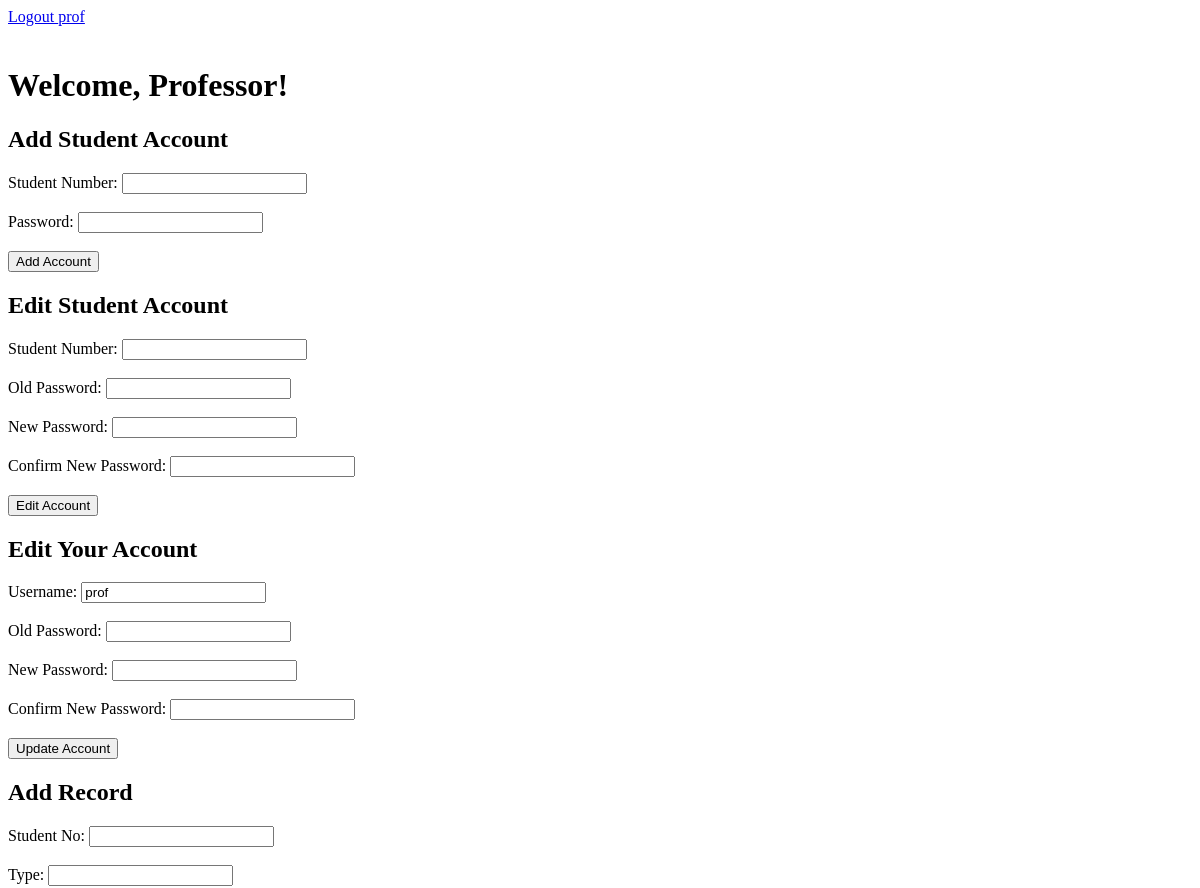
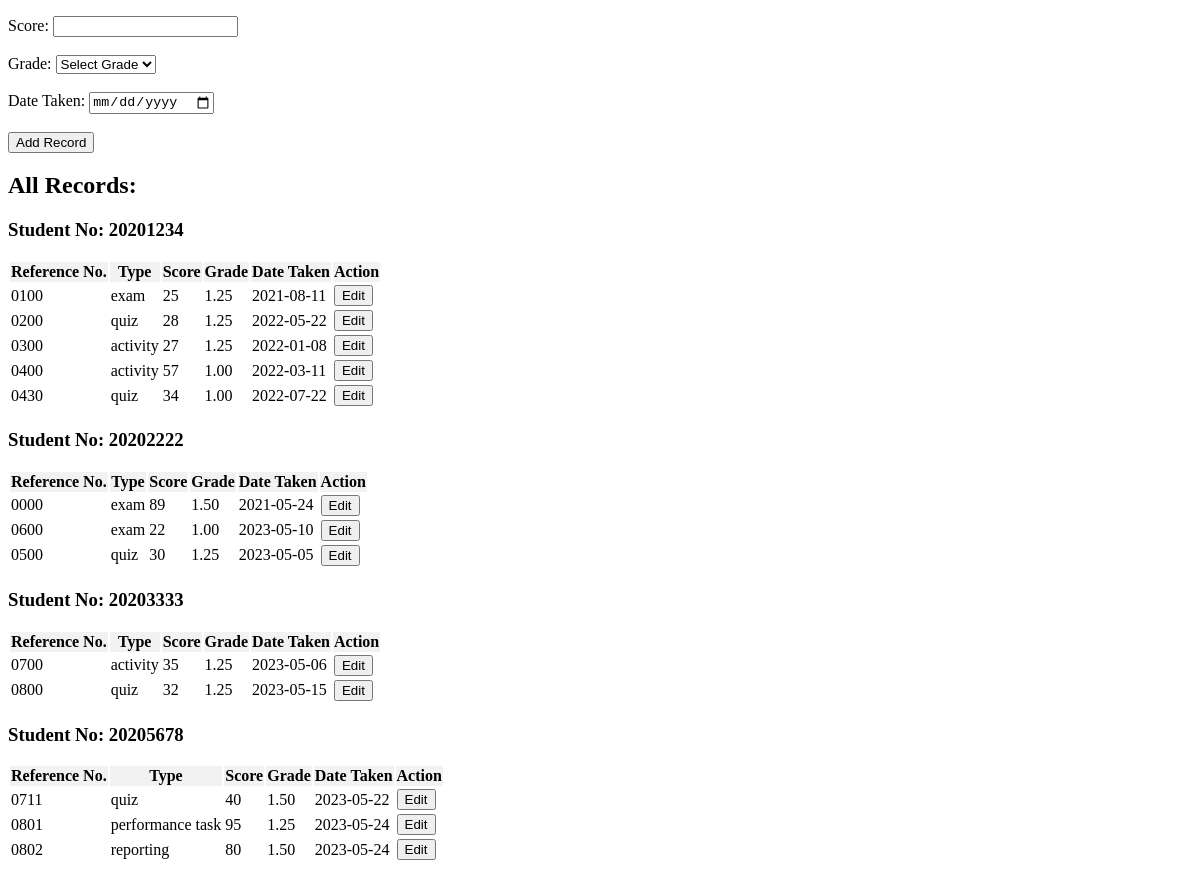
Screenshot of /professor.php (signed in) with the database file from the repository (2 pictures, top to bottom).
### tables this page shows
CREATE TABLE `records` (
  `studentNo` varchar(8) NOT NULL,
  `ReferenceNo` varchar(4) NOT NULL,
  `Type` varchar(20) DEFAULT NULL,
  `Score` int(11) DEFAULT NULL,
  `Grade` enum('1.00','1.25','1.50','1.75','2.00','2.25','2.50','2.75','3.00','3.25','3.50','3.75','4.00','4.25','4.50','4.75','5.00','INC','UD') DEFAULT NULL,
  `DateTaken` date DEFAULT NULL
);

### professor.php (the view, shortened to what this page needs)
<?php
include('config/db_connect.php');
$sql = "SELECT StudentNo, ReferenceNo, Type, Score, Grade, DateTaken FROM Records ORDER BY StudentNo ASC";
$result = $conn->query($sql);
?>
<!DOCTYPE html>
<html>
<head>
 <link rel="stylesheet" href="css/aniera.css">
</head>
<body>
<a href="logout.php" onclick="clearTextField()">Logout <?php echo $_SESSION['username']; ?></a>
<div id="notification" class="<?php echo isset($_SESSION['notification']) ? $_SESSION['notification']['type'] : ''; ?>">
</div>
  <h1>Welcome, Professor!</h1>
  <h2>Add Student Account</h2>
  <form method="POST" action="">
    <label for="studentNo">Student Number:</label>
    <input type="text" id="studentNo" name="studentNo" pattern="\d{8}" title="Student number must be 8 digits long" required><br><br>
    <label for="password">Password:</label>
    <input type="password" id="password" name="password" required><br><br>
    <input type="submit" name="addAccount" value="Add Account">
  </form>
  <h2>Edit Student Account</h2>
  <form method="POST" action="<?php echo $_SERVER['PHP_SELF']; ?>">
    <label for="studentNo">Student Number:</label>
    <input type="text" id="studentNo" name="studentNo" pattern="\d{8}" title="Student number must be 8 digits long" required><br><br>
    <label for="oldPassword">Old Password:</label>
    <input type="password" id="oldPassword" name="oldPassword" required><br><br>
    <label for="newPassword">New Password:</label>
    <input type="password" id="newPassword" name="newPassword" required><br><br>
    <label for="confirmNewPassword">Confirm New Password:</label>
    <input type="password" id="confirmNewPassword" name="confirmNewPassword" required><br><br>
    <input type="submit" name="editAccount" value="Edit Account">
  </form>
  <h2>Edit Your Account</h2>
  <form action="professor.php" method="POST">
  <label for="newUsername">Username:</label>
  <input type="text" id="newUsername" name="newUsername" value="<?php echo $_SESSION['username']; ?>"><br><br>
  <label for="oldPassword">Old Password:</label>
  <input type="password" id="oldPassword" name="oldPassword" required><br><br>
  <label for="newPassword">New Password:</label>
  <input type="password" id="newPassword" name="newPassword" required><br><br>
  <label for="confirmNewPassword">Confirm New Password:</label>
  <input type="password" id="confirmNewPassword" name="confirmNewPassword" required><br><br>
  <input type="submit" name="updateAccount" value="Update Account">
</form>
  <h2>Add Record</h2>
  <form action="" method="post">
    <div>
      <label for="addStudentNo">Student No:</label>
      <input type="text" id="addStudentNo" name="studentNo" required><br><br>
    </div>
    <div>
      <label for="addType">Type:</label>
      <input type="text" id="addType" name="type"required><br><br>
    </div>
    <div>
      <label for="addScore">Score:</label>
      <input type="number" id="addScore" name="score" required><br><br>
    </div>
    <div>
      <label for="addGrade">Grade:</label>
      <select id="addGrade" name="grade" required><br><br>
        <option value="">Select Grade</option>
      </select><br><br>
    </div>
    <div>
      <label for="addDateTaken">Date Taken:</label>
      <input type="date" id="addDateTaken" name="dateTaken" required><br><br>
    </div>
    <div>
      <input type="submit" value="Add Record">
    </div>
  </form>
  <h2>All Records:</h2>
  <?php
  $currentStudentNo = null;
  $studentTableOpen = false;
  if ($result->num_rows > 0) {
    while ($row = $result->fetch_assoc()) {
      if ($row['StudentNo'] !== $currentStudentNo) {
        if ($studentTableOpen) {
          echo "</table>";
          echo "</div>";
        }
        echo "<div class='student-table'>";
        echo "<h3>Student No: " . $row['StudentNo'] . "</h3>";
        echo "<table>";
        echo "<tr>";
        echo "<th>Reference No.</th>";
        echo "<th>Type</th>";
        echo "<th>Score</th>";
        echo "<th>Grade</th>";
        echo "<th>Date Taken</th>";
        echo "<th>Action</th>";
        echo "</tr>";
        $currentStudentNo = $row['StudentNo'];
        $studentTableOpen = true;
      }
      echo "<tr>";
      echo "<td>" . $row['ReferenceNo'] . "</td>";
      echo "<td>" . $row['Type'] . "</td>";
      echo "<td>" . $row['Score'] . "</td>";
      echo "<td>" . $row['Grade'] . "</td>";
      echo "<td>" . $row['DateTaken'] . "</td>";
      echo "<td><button onclick=\"openModal('" . $row['ReferenceNo'] . "', '" . $row['StudentNo'] . "', '" . $row['Type'] . "', '" . $row['Score'] . "', '" . $row['Grade'] . "', '" . $row['DateTaken'] . "')\">Edit</button></td>";
      echo "</tr>";
    }
    echo "</table>";
    echo "</div>";
  } else {
    echo "<p>No records found.</p>";
  }
  ?>
  </body>
  </html>

### css/aniera.css (style rules this page uses)
.student-table { margin-bottom: 20px; }
.student-table th { background-color: #f2f2f2; }
#notification { padding: 10px; margin-bottom: 10px; text-align: center; color: #fff; font-weight: bold; }

### rows the page displays
records: studentNo "20201234", ReferenceNo "0100", Type "exam", Score "25", Grade "1.25", DateTaken "2021-08-11"
records: ReferenceNo "0200", Type "quiz", Score "28", Grade "1.25", DateTaken "2022-05-22"
records: ReferenceNo "0300", Type "activity", Score "27", Grade "1.25", DateTaken "2022-01-08"
records: ReferenceNo "0400", Type "activity", Score "57", Grade "1.00", DateTaken "2022-03-11"
records: ReferenceNo "0430", Type "quiz", Score "34", Grade "1.00", DateTaken "2022-07-22"
records: studentNo "20202222", ReferenceNo "0000", Type "exam", Score "89", Grade "1.50", DateTaken "2021-05-24"
records: ReferenceNo "0600", Type "exam", Score "22", Grade "1.00", DateTaken "2023-05-10"
records: ReferenceNo "0500", Type "quiz", Score "30", Grade "1.25", DateTaken "2023-05-05"
records: studentNo "20203333", ReferenceNo "0700", Type "activity", Score "35", Grade "1.25", DateTaken "2023-05-06"
records: ReferenceNo "0800", Type "quiz", Score "32", Grade "1.25", DateTaken "2023-05-15"
records: studentNo "20205678", ReferenceNo "0711", Type "quiz", Score "40", Grade "1.50", DateTaken "2023-05-22"
records: ReferenceNo "0801", Type "performance task", Score "95", Grade "1.25", DateTaken "2023-05-24"
records: ReferenceNo "0802", Type "reporting", Score "80", Grade "1.50", DateTaken "2023-05-24"

### other values shown
$_SESSION['username'] "prof"
